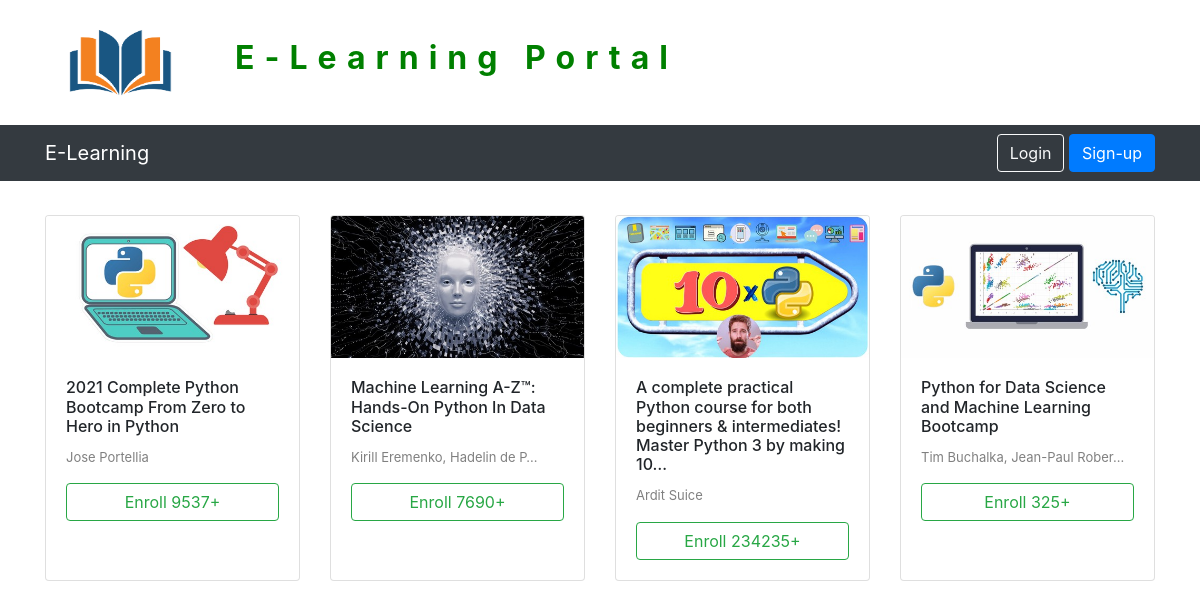
The page / on the database its author committed.
### user/models.py (models this page shows, shortened)
class Course(models.Model):
    name = models.CharField(max_length=250)
    slug = models.SlugField(default='',editable=False,max_length=255)
    description = models.TextField()
    author = models.CharField(max_length=100)
    duration = models.CharField(max_length=50)
    enrolled_count = models.IntegerField(default=0)
    thumbnail = models.ImageField(upload_to='course_thumbnails/')
    created_at = models.DateTimeField(auto_now_add=True, null=True)
    updated_at = models.DateTimeField(auto_now=True, null=True)

### user/views.py (the view)
# urls.py: 2. Add a URL to urlpatterns:  path('', Home.as_view(), name='home')
class Home(TemplateView):
    template_name = 'user/home.html'
    extra_context = {}
    def get(self, request, *args, **kwargs):
        course_obj = Course.objects.all()
        self.extra_context["course_obj"] = course_obj
        if request.user.is_authenticated:
            user_enrolled_course_list = UserCourseLink.objects.values_list("course__id",flat=True).filter(user=request.user)
            self.extra_context["user_enrolled_course_list"] = user_enrolled_course_list
        return super().get(request, *args, **kwargs)

### user/templates/user/home.html (shortened to what this page needs)
{% extends 'base.html' %}
{% block body %}
<br>
{% if course_obj %}
<div class="container">
    <div class="row">
        {% for course in course_obj %}
        <div class="col-lg-3" style="margin-bottom: 10px;margin-top: 10px;">
            <div class="card h-100">
                <img class="card-img-top" src="{{course.thumbnail.url}}" alt="Card image cap">
                <div class="card-body">
                    <h5 class="card-title" style="font-size: medium;">{{course.name|truncatechars:100}}</h5>
                    <p class="card-text" style="color: grey;font-size: small;">{{course.author|truncatechars:30}}</p>
                    {% if request.user and course.id in user_enrolled_course_list %}
                    <a href="{% url 'enroll_course' slug=course.slug %}" style="float: right;width:100%" class="btn btn-success">Enrolled</a>
                    {% else %}
                    <a href="{% url 'enroll_course' slug=course.slug %}" style="float: right;width:100%" class="btn btn-outline-success">Enroll {{course.enrolled_count}}+</a>
                    {% endif %}
                </div>
            </div>
        </div>
        {% endfor %}
    </div>
</div>
{% else %}
<h4 style="text-align:center;color:orange">No course available yet</h4>
{% endif %}
{% endblock body %}

### user/templates/base.html (shortened to what this page needs)
{% load static %}
<!DOCTYPE html>
<html>
<head>
    <link rel="stylesheet" href="https://maxcdn.bootstrapcdn.com/bootstrap/4.0.0/css/bootstrap.min.css">
    <link rel="stylesheet" href="https://cdnjs.cloudflare.com/ajax/libs/font-awesome/5.15.3/css/all.min.css"/>
</head>
<body>
<div class="container">
    <div class="row">
        <div class="col-md-2">
            <img src="{% static 'images/logo2.png' %}" width="150px" height="125px">
        </div>
        <div class="col-md-6" style="display: block;margin-bottom: auto;margin-top: auto;">
            <h2 style="letter-spacing: 10px;color:green;font-weight: bold;">E-Learning Portal</h2>
        </div>
    </div>
</div>
<nav class="navbar navbar-expand-md navbar-dark bg-dark">
    <div class="container">
  <a class="navbar-brand" href="{% url 'home' %}">E-Learning</a>
  <div class="collapse navbar-collapse" id="navbarSupportedContent">
  {% if request.user.is_authenticated %}
    <div class="text-end">
        <a role="button" href="{% url 'logout' %}" class="btn btn-outline-danger">Logout</a>
    </div>
  {% else %}
    <div class="text-end">
        <a role="button" href="{% url 'login' %}" class="btn btn-outline-light me-5">Login</a>
        <a role="button" href="{% url 'sign_up' %}" class="btn btn-primary">Sign-up</a>
    </div>
  {% endif %}
  </div>
  </div>
</nav>
{% block body %}{% endblock body %}
</body>
</html>

### rows shown on the page
Course: thumbnail (picture), name "2021 Complete Python Bootcamp From Zero to Hero in Python", author "Jose Portellia", enrolled_count "9537"
Course: thumbnail (picture), name "Machine Learning A-Z™: Hands-On Python In Data Science", author "Kirill Eremenko, Hadelin de P…", enrolled_count "7690"
Course: thumbnail (picture), name "A complete practical Python course for both beginners & intermediates! Master Python 3 by making 10…", author "Ardit Suice", enrolled_count "234235"
Course: thumbnail (picture), name "Python for Data Science and Machine Learning Bootcamp", author "Tim Buchalka, Jean-Paul Rober…", enrolled_count "325"
